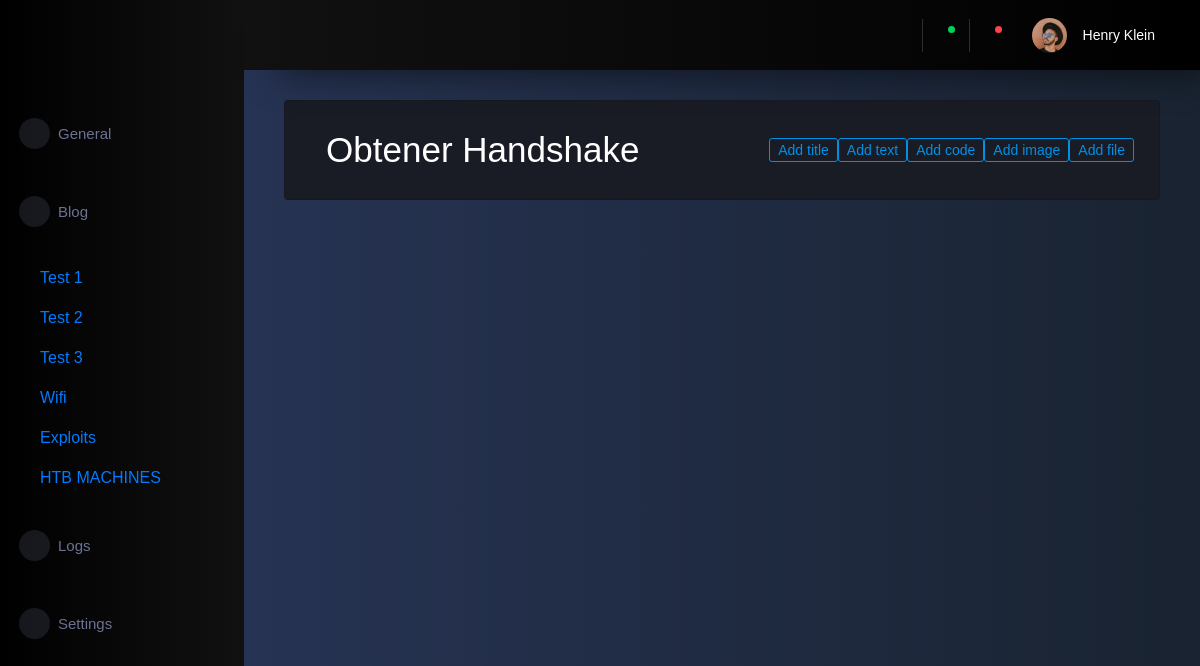
Before: /dashboard/blog/category/post/7/ with the older database file.
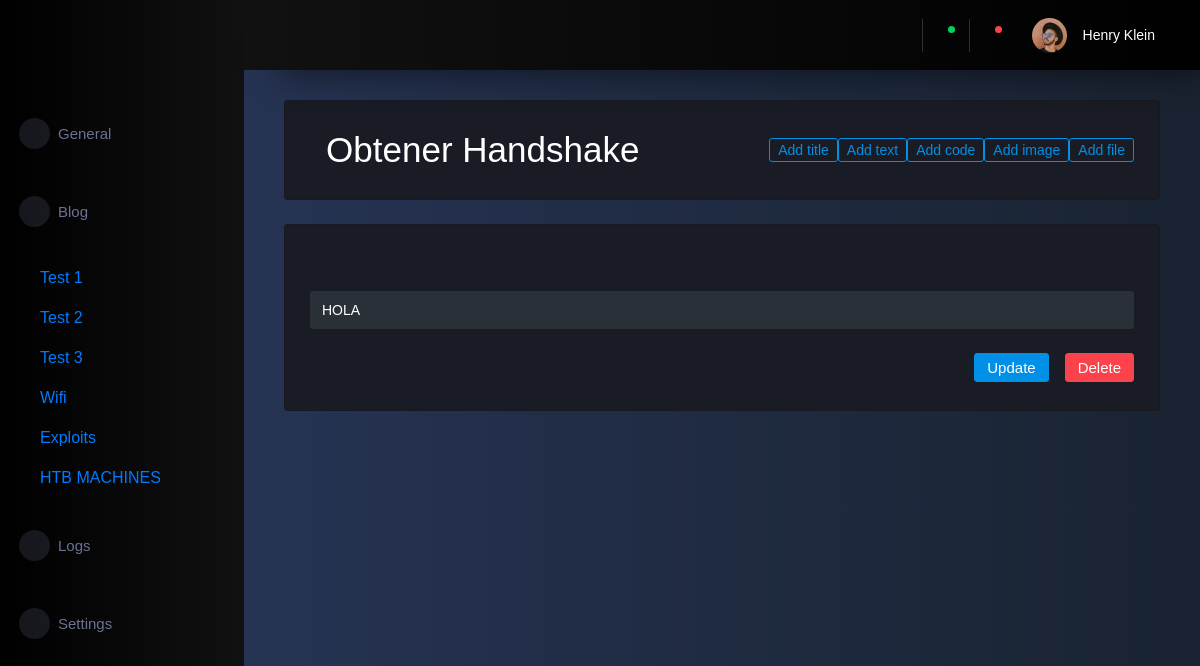
After: the same page with the newer database file.
### dashboard/blog/models.py (models this page shows, shortened)
class Categories(models.Model):
    name = models.CharField(max_length=100, unique=True)
    fecha_creacion = models.DateTimeField(auto_now_add=True)

class Titulos(models.Model):
    contenido = models.CharField(max_length=255, blank=True, null=True)
    color = models.CharField(max_length=255, blank=True, null=True)
    fecha_creacion = models.DateTimeField(auto_now_add=True)
    post = models.ForeignKey(Posts, on_delete=models.CASCADE, related_name='titulos')
    def get_seccion_tipo(self):
        return 'titulo'

### dashboard/blog/views.py (the view)
# urls.py: path('dashboard/blog/category/post/<int:post_id>/', views.post, name='post'),
def post(request, post_id=None):
    try:
        post = get_object_or_404(Posts, id=post_id)
        categories = Categories.objects.all()
        titulos = Titulos.objects.filter(post=post)
        textos = Textos.objects.filter(post=post)
        archivos = Archivos.objects.filter(post=post)
        codigos = Codigos.objects.filter(post=post)
        print(codigos)
        try:
            for codigo in codigos:
                print(codigo.contenido)
                codigo.contenido = markdown.markdown(codigo.contenido)
        except:
            print("no hay contenido")
        imagenes = Imagenes.objects.filter(post=post)
        todos_elementos = list(chain(titulos, textos, archivos, codigos, imagenes))
        todos_elementos_ordenados = sorted(todos_elementos, key=lambda x: x.fecha_creacion)
    except Categories.DoesNotExist:
        messages.error(request, 'Categorie not found.')
        return redirect('blog')
    return render(request, 'dashboard/blog/post/index.html', {
        'categories': categories,
        'post': post,
        'elementos': todos_elementos_ordenados,
    })

### templates/dashboard/blog/post/index.html (shortened to what this page needs)
{% extends "dashboard/base.html" %}
{% block content %}
<div class="col-lg-12 grid-margin stretch-card">
    <div class="card">
        <div class="card-body">
            <div class="d-flex flex-wrap justify-content-between align-items-center">
                <div class="text-left mb-3 mb-lg-0 order-lg-1">
                    <h1 class="card-title ml-3 mb-0 d-none d-lg-block">{{post.name}}</h1>
                </div>
                <div class="btn-group text-center order-lg-2">
                    <form method="post" action="{% url 'add_title' post_id=post.id %}">
                        <button type="submit" class="btn btn-outline-primary btn-sm">Add title</button>
                    </form>
                    <form method="post" action="{% url 'add_text' post_id=post.id %}">
                        <button type="submit" class="btn btn-outline-primary btn-sm">Add text</button>
                    </form>
                    <form method="post" action="{% url 'add_code' post_id=post.id %}">
                        <button type="submit" class="btn btn-outline-primary btn-sm">Add code</button>
                    </form>
                    <form method="post" action="{% url 'add_image' post_id=post.id %}" enctype="multipart/form-data">
                        <button type="submit" class="btn btn-outline-primary btn-sm">Add image</button>
                    </form>
                    <form method="post" action="{% url 'add_file' post_id=post.id %}" enctype="multipart/form-data">
                        <button type="submit" class="btn btn-outline-primary btn-sm">Add file</button>
                    </form>
                </div>
            </div>
        </div>
    </div>
</div>
{% for elemento in elementos %}
<div class="col-lg-12 grid-margin stretch-card">
    <form class="w-100" method="post" action="{% url 'update_or_delete_section' %}">
        <div class="card mx-0">
            <div class="card-body">
                <button class="navbar-toggler navbar-toggler float-right mb-2 mt-0" type="button">
                    <span class="mdi mdi-menu"></span>
                </button>
                <div class="form-group">
                    <input type="text" class="form-control" name="nuevo_contenido" value="{{ elemento.contenido }}">
                </div>
                <button type="submit" class="btn btn-danger float-right mt-2 ml-3" name="action" value="delete">Delete</button>
                <button type="submit" class="btn btn-primary float-right mt-2 ml-3" name="action" value="update">Update</button>
            </div>
        </div>
    </form>
</div>
{% endfor %}
{% endblock %}

### templates/dashboard/sidebar.html
{% load static %}
<nav class="sidebar sidebar-offcanvas sidebar-color" id="sidebar">
  <ul class="nav mt-4">
    <li class="nav-item py-3 {% if request.resolver_match.url_name == 'general' %}active{% endif %}">
      <a class="nav-link" href="{% url 'dashboard'  %}">
        <span class="menu-icon">
          <i class="mdi mdi-speedometer"></i>
        </span>
        <span class="menu-title">General</span>
      </a>
    </li>
    <li class="nav-item py-3 {% if request.resolver_match.url_name == 'blog' %}dropdown show active{% else %}dropdown{% endif %}">
      <a class="nav-link" href="{% url 'blog'  %}" id="categoriesDropdown" role="button" data-bs-toggle="dropdown" aria-haspopup="true" aria-expanded="false">
        <span class="menu-icon">
          <i class="mdi mdi-speedometer"></i>
        </span>
        <span class="menu-title">Blog</span>
      </a>
    </li>
    {% if request.resolver_match.url_name == 'blog' or request.resolver_match.url_name == 'blog-category' or request.resolver_match.url_name == 'post' %}
    <div class="my-2 show">
      {% for category in categories %}
      <a class="nav-link ml-4" href="{% url 'blog-category' category_id=category.id %}">{{ category.name }}</a>
      {% endfor %}
    </div>
    {% endif %}
    <li class="nav-item py-3">
      <a class="nav-link" href="#">
        <span class="menu-icon">
          <i class="mdi mdi-speedometer"></i>
        </span>
        <span class="menu-title">Logs</span>
      </a>
    </li>
    <li class="nav-item py-3 {% if request.resolver_match.url_name == 'settings' %}active{% endif %}">
      <a class="nav-link" href="#">
        <span class="menu-icon">
          <i class="mdi mdi-speedometer"></i>
        </span>
        <span class="menu-title">Settings</span>
      </a>
    </li>
  </ul>
</nav>

Changed rows visible on the page:
added Titulos: nuevo_contenido "HOLA"
